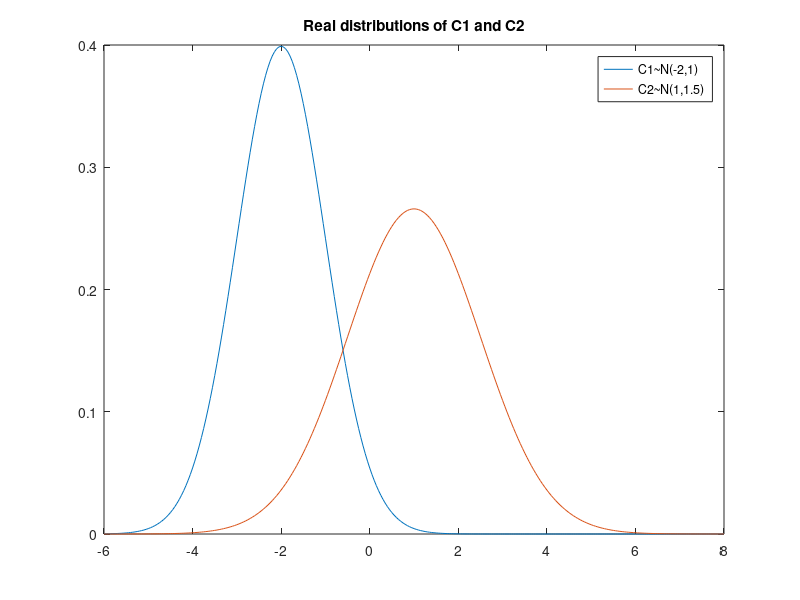
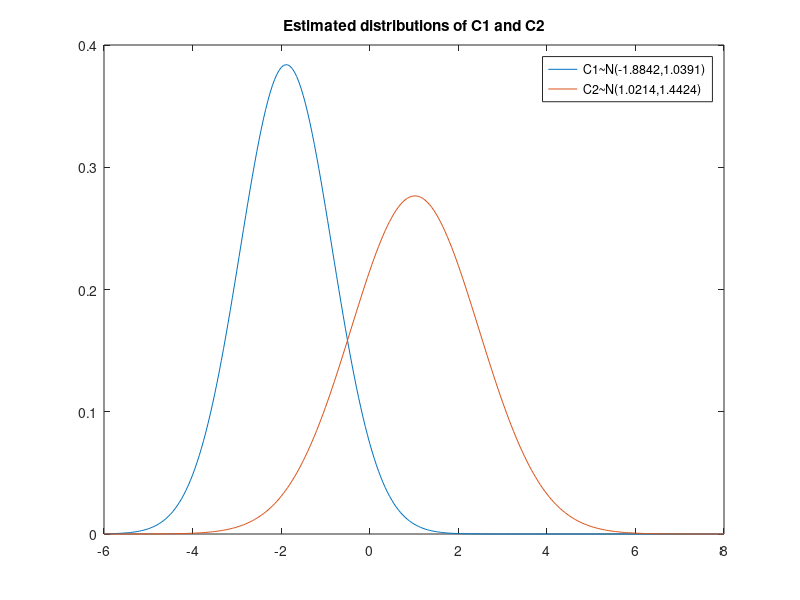

The MATLAB source for these figures, in order: (Note: this script raises an error after producing the figures.)
%authors: 
% Matan Finch, id 300895315
% Gilad Eini , id 034744920
clear;
close all;
clc;
%Q1
%taks A: create 300 samples for each class (C1, C2)
sampleSize = 300;
%create Data for C1 ~N(-2,1)
miuC1 = -2;
sigC1 = 1;
%dataC1 = normrnd(miuC1, sigC1, [300 1]); 
dataC1 = sigC1*randn(1,sampleSize) + miuC1;

%create Data for C2 ~N(1,1.5)
miuC2 = 1;
sigC2 = 1.5;
%dataC2 = normrnd(miuC2, sigC2, [300 1]);
dataC2 = sigC2*randn(1,sampleSize) + miuC2;

%Task B: estimate paramters for each class and comapare to real values
%estimate miu,sig for C1 and C2
estimatedMiuC1 = (1/sampleSize)*sum(dataC1);
estimatedSigC1 = sqrt((1/sampleSize)*sum((dataC1-estimatedMiuC1).^2));
estimatedMiuC2 = (1/sampleSize)*sum(dataC2);
estimatedSigC2 = sqrt((1/sampleSize)*sum((dataC2-estimatedMiuC2).^2));

%plot C1 real distribution vs C2 real distribution
plotScale = -6:.05:8;
gausRealC1 = normpdf(plotScale,miuC1,sigC1);
gausRealC2 = normpdf(plotScale,miuC2,sigC2);
figure;
plot(plotScale,gausRealC1,plotScale,gausRealC2);
title('Real distributions of C1 and C2');
legend(['C1~N(' num2str(miuC1) ',' num2str(sigC1) ')'], ['C2~N(' num2str(miuC2) ',' num2str(sigC2) ')']);
 

%plot C1 estimated distribution vs C2 estimated distribution
gausEstimateC1 = normpdf(plotScale,estimatedMiuC1,estimatedSigC1);
gausEstimateC2 = normpdf(plotScale,estimatedMiuC2,estimatedSigC2);
figure;
plot(plotScale,gausEstimateC1,plotScale,gausEstimateC2);
title('Estimated distributions of C1 and C2'); 
legend(['C1~N(' num2str(estimatedMiuC1) ',' num2str(estimatedSigC1) ')'], ['C2~N(' num2str(estimatedMiuC2) ',' num2str(estimatedSigC2) ')']);
 

%Task C: make a decision rule
%solve P(X|C1) == P(X|C2):
syms x;
eqnLeft  = (1/(estimatedSigC1*sqrt(2*pi)))*exp(-(x-estimatedMiuC1)^2/(2*estimatedSigC1^2));%P(X|C1)*lamdaC2C1 // lamdaC2C1 == lamdaC1C2 == 1
eqnRight = (1/(estimatedSigC2*sqrt(2*pi)))*exp(-(x-estimatedMiuC2)^2/(2*estimatedSigC2^2));%P(X|C2)*lamdaC1C2
solx = solve( eqnLeft == eqnRight , x);
solx = double(solx);
solx = solx(2,1);
%add to plot the decision rule
figure;
plot(plotScale,gausEstimateC1,plotScale,gausEstimateC2);
hold on
y1=get(gca,'ylim');
plot([solx solx],y1);
hold off
title('Estimated distributions of C1 and C2 with decision rule'); 
legend(['C1~N(' num2str(estimatedMiuC1) ',' num2str(estimatedSigC1) ')'], ['C2~N(' num2str(estimatedMiuC2) ',' num2str(estimatedSigC2) ')'], ['decision: ' num2str(solx)]);
%calculate error
%all above solx(decision) and belongs to C1 is error
misClassifyC1 = sum(dataC1>solx);
%all bellow solx(decision) and belongs to C2 is error
misClassifyC2 = sum(dataC2<solx);
%total error average
errorRate = (misClassifyC1 + misClassifyC2) / (sampleSize*2);
disp(['Error rate (same loss values)is ' num2str(errorRate)]);
 
%Task D: add non-symetric cost
%solve P(X|C1) == P(X|C2):
syms x;
eqnLeft  = (1/(estimatedSigC1*sqrt(2*pi)))*exp(-(x-estimatedMiuC1)^2/(2*estimatedSigC1^2));%P(X|C1)*lamdaC2C1 // lamdaC2C1 4
eqnRight = (1/(estimatedSigC2*sqrt(2*pi)))*exp(-(x-estimatedMiuC2)^2/(2*estimatedSigC2^2));%P(X|C2)*lamdaC1C2 // lamdaC1C2 1
solxBias = solve( 4*eqnLeft == eqnRight , x);
solxBias = double(solxBias);
solxBias = solxBias(2,1);
%add to plot the decision rule
figure;
plot(plotScale,gausEstimateC1,plotScale,gausEstimateC2);
hold on
y1=get(gca,'ylim');
plot([solx solx],y1, [solxBias solxBias],y1);
hold off
title('Estimated distributions of C1 and C2 with 2 decisions rules(old and new)'); 
legend(['C1~N(' num2str(estimatedMiuC1) ',' num2str(estimatedSigC1) ')'], ['C2~N(' num2str(estimatedMiuC2) ',' num2str(estimatedSigC2) ')'], ['decision: ' num2str(solx)], ['new decision: ' num2str(solxBias)]);
%all above solx(decision) and belongs to C1 is error
misClassifyC1 = sum(dataC1>solxBias);
%all bellow solx(decision) and belongs to C2 is error
misClassifyC2 = sum(dataC2<solxBias);
%total error average
errorRate = (misClassifyC1 + misClassifyC2) / (sampleSize*2);
disp(['Error rate (c1 loss is bigger)is ' num2str(errorRate)]);



